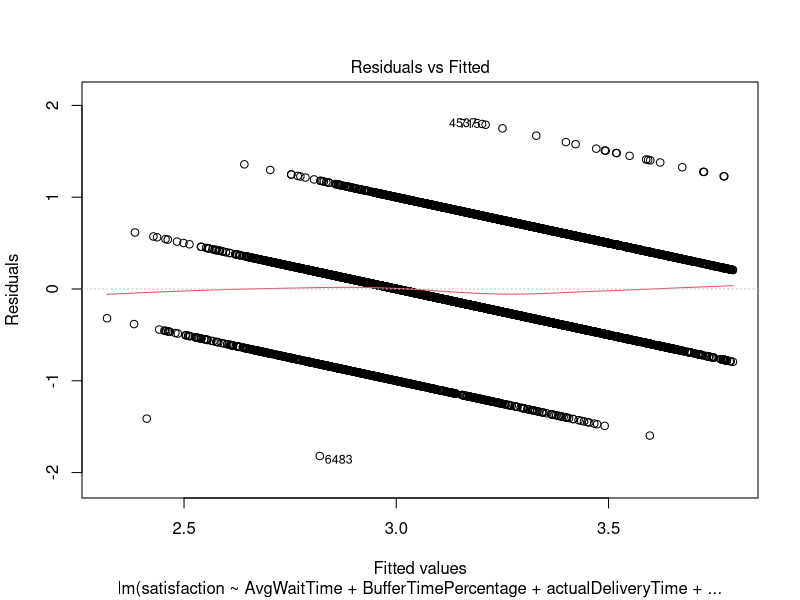
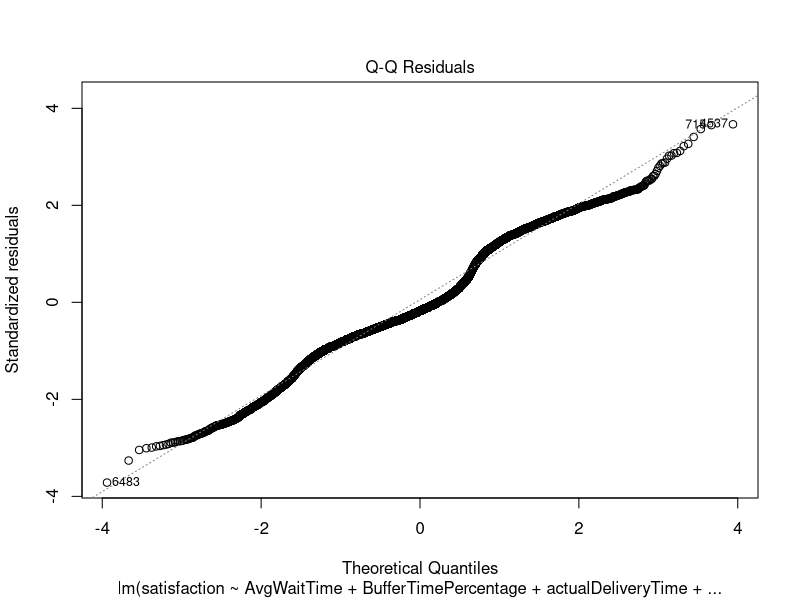
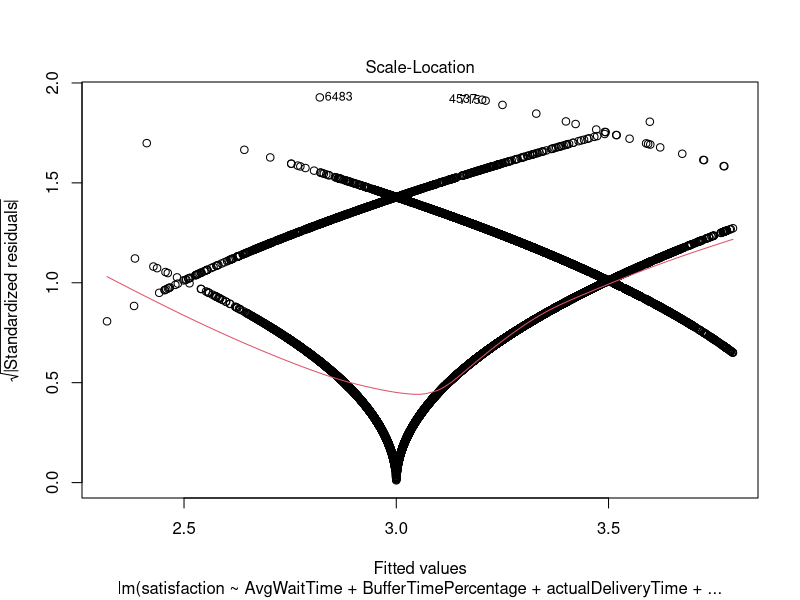
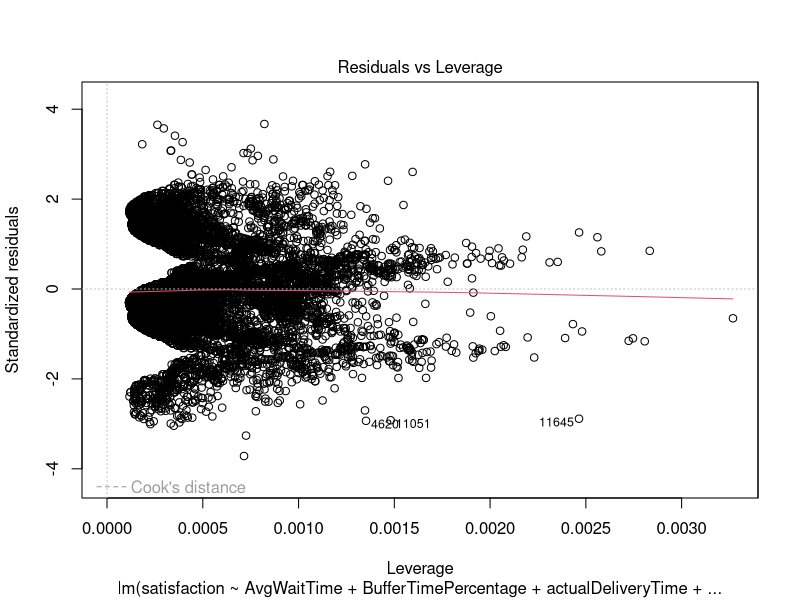

Generate these figures, in order, with R: (Note: this script raises an error after producing the figures.)
library(dplyr)
library(ggplot2)
library(lmtest)
library(MASS) # for robust regression

# Load Data
df <- read.csv("synthetic_experiment_data_group_yakovlev.csv")

# Statistical Inference

## Anova

#### Since we're trying to understand how wait time affects customer satisfaction,
#### we'll conduct an ANOVA test to examine differences in customer satisfaction
#### among the control group and treatment groups

anova_result <- aov(satisfaction ~ Group, data = df)
summary(anova_result)

p_value <- summary(anova_result)[[1]]$"Pr(>F)"[1]
p_value

#### As shown above, the results indicate a statistically significant difference (in menas) overall.
#### However, it's essential to further investigate if customer ratings differ significantly
#### between all possible combinations of the treatment groups given.

## Tukey's HSD (Honestly Significant Difference) test 
## https://personal.utdallas.edu/~herve/abdi-HSD2010-pretty.pdf

tukey_result <- TukeyHSD(anova_result)

tukey_df <- data.frame(mean_diff = tukey_result$`Group`[, "diff"], p_value = tukey_result$`Group`[, "p adj"])
tukey_df$stat_sig <- ifelse(tukey_df$p_value < 0.05, "Yes", "No")

#### From the results of Tukey's HSD test, we can conclude that treatments applied in groups 2 and 3 have led to 
#### statistically significant improvements in customer satisfaction compared to the control group. However, there 
#### are no significant differences in satisfaction levels between treatment groups themselves. This suggests that 
#### while the specific treatments in groups 2 and 3 are effective in enhancing customer satisfaction, they are 
#### similarly effective and don't show a significant advantage over each other. To understand which factors contribute
#### to customer satisfaction, we'll use linear regression. 

## Linear Regression

lm_model <- lm(satisfaction ~ AvgWaitTime + BufferTimePercentage + actualDeliveryTime + expectedDeliveryTime + cancellation, data = df)
summary(lm_model)

# Linear regression DF 
lm_coefficients <- summary(lm_model)$coefficients

lm_summary <- data.frame(
  estimate = lm_coefficients[, 1],
  std.Error = lm_coefficients[, 2],
  t_value = lm_coefficients[, 3],
  p_value = lm_coefficients[, 4]
)

lm_summary$sig_lvl <- ifelse(lm_summary$p_value < 0.05, "p < 0.05", ifelse(lm_summary$p_value < 0.1, "0.05 ≤ p < 0.1", ifelse(lm_summary$p_value < 0.5, "0.1 ≤ p < 0.5", "p ≥ 0.5")))

lm_summary

plot(lm_model)

#----> Results
#### As seen above, longer actual delivery times significantly reduce customer satisfaction (β = -0.0387, p < 0.001), 
#### indicating that for every additional minute of delivery time, customer satisfaction decreases by approximately 
#### 0.0387 units on average. Conversely, meeting or surpassing expected delivery times positively influences 
#### satisfaction (β = 0.0150, p = 0.0359), with every additional minute of expected delivery time associated with 
#### an increase in satisfaction by about 0.0150 units on average.
#### However, neither the average wait time nor buffer time demonstrate a statistically significant association with 
#### satisfaction. This suggests that variations in the average expected wait time per restaurant and artificially 
#### increasing the wait time do not significantly impact satisfaction levels. Similarly, order cancellations don't 
#### significantly influence satisfaction.
#----> Conclusion
#### In summary, while longer actual delivery times negatively affect satisfaction and meeting or 
#### exceeding expected delivery times positively impacts it, average wait time, buffer time, and order cancellations 
#### don't significantly influence satisfaction levels. 
#----> Recommendations
#### Therefore, optimizing actual delivery times to align with 
#### or surpass expected times is crucial for enhancing customer satisfaction in DoorDash's service model.

## Test for heteroscedasticity using BP test (Breusch and Pagan)
## https://www.statology.org/breusch-pagan-test/

hetero_test <- bptest(lm_model)
if (hetero_test$p.value < 0.05) {
  print("Heteroscedasticity detected")
}

#### Since the heteroscedasticity is detected, we need to implement a robust regression method.


## Robust Regression using Huber M-estimation
## https://stats.oarc.ucla.edu/r/dae/robust-regression/

lm_robust_model <- rlm(satisfaction ~ AvgWaitTime + BufferTimePercentage + actualDeliveryTime + expectedDeliveryTime + cancellation, data = df)

lm_robust_coefficients <- summary(lm_robust_model)$coefficients

lm_robust_summary <- data.frame(
  estimate = lm_robust_coefficients[, 1],
  std.Error = lm_robust_coefficients[, 2],
  t_value = lm_robust_coefficients[, 3]
)

deg_frdm_robust <- length(lm_robust$coefficients) - 1

lm_robust_summary$p_value <- pt(abs(lm_robust_summary$t_value), df = deg_frdm_robust, lower.tail = FALSE) * 2

lm_robust_summary$sig_lvl <- ifelse(lm_robust_summary$p_value < 0.05, "p < 0.05", ifelse(lm_robust_summary$p_value < 0.1, "0.05 ≤ p < 0.1", ifelse(lm_robust_summary$p_value < 0.5, "0.1 ≤ p < 0.5", "p ≥ 0.5")))

lm_robust_summary

#### The robust regression analysis confirms the significance of longer actual delivery times on 
#### customer satisfaction (β = -0.0370, p < 0.001). While the initial p-value for expected delivery 
#### times was 0.036, indicating potential significance, it's now found to be 0.072, suggesting 
#### inconclusive evidence in this context. Moreover, factors like average wait time, 
#### buffer time percentage, and order cancellation remain insignificantly associated with satisfaction 
#### levels. 



